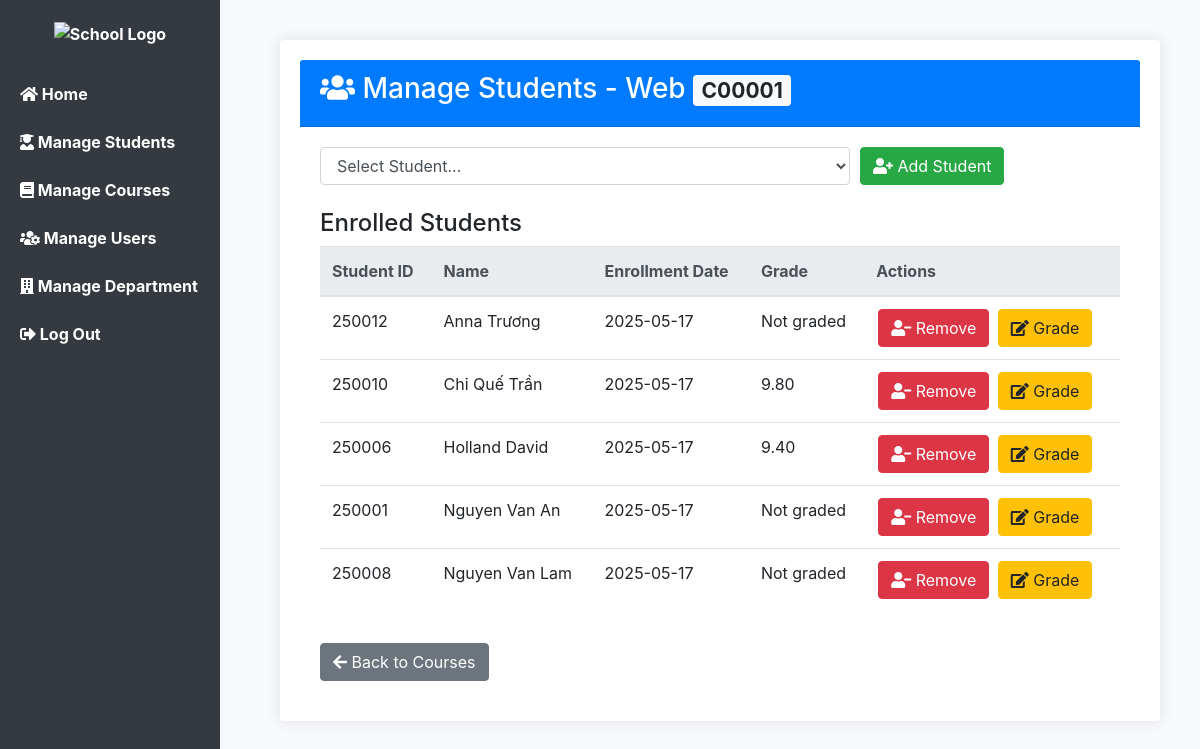
The app's page /Midterm/student_course.php?course_id=C00001 (signed in) with its own data.
### tables this page shows
CREATE TABLE `courses` (
  `course_id` varchar(20) NOT NULL,
  `course_name` varchar(100) NOT NULL,
  `credits` int(11) NOT NULL,
  `lecturer` varchar(100) DEFAULT NULL,
  `schedule` varchar(100) DEFAULT NULL,
  `created_at` timestamp NOT NULL DEFAULT current_timestamp()
);

CREATE TABLE `student_courses` (
  `id` int(11) NOT NULL,
  `student_id` varchar(20) NOT NULL,
  `course_id` varchar(20) NOT NULL,
  `enrollment_date` date NOT NULL,
  `grade` decimal(5,2) DEFAULT NULL
);

CREATE TABLE `student` (
  `student_id` int(11) NOT NULL,
  `student_name` varchar(100) NOT NULL,
  `dep_id` varchar(10) NOT NULL,
  `dob` date NOT NULL,
  `address` varchar(100) NOT NULL,
  `email` varchar(100) NOT NULL,
  `password` varchar(50) NOT NULL,
  `phone_number` varchar(20) NOT NULL,
  `img` text NOT NULL
);

### Midterm/student_course.php (the view, shortened to what this page needs)
<?php
include 'db.php';
$course_id = $_GET['course_id'] ?? null;
$course = $conn->query("SELECT * FROM courses WHERE course_id = '$course_id'")->fetch_assoc();
?>
<!DOCTYPE html>
<html lang="en">
<head>
    <link href="https://stackpath.bootstrapcdn.com/bootstrap/4.5.2/css/bootstrap.min.css" rel="stylesheet">
    <link href="https://cdnjs.cloudflare.com/ajax/libs/font-awesome/5.15.4/css/all.min.css" rel="stylesheet">
</head>
<body>
<?php include 'sidebar.php'; ?>
<div class="content">
    <div class="card">
        <div class="card-header bg-primary text-white">
            <h3>
                <i class="fas fa-users"></i> Manage Students - <?= htmlspecialchars($course['course_name']) ?>
                <span class="badge badge-light"><?= htmlspecialchars($course['course_id']) ?></span>
            </h3>
        </div>
        <div class="card-body">
            <form method="POST" class="mb-4">
                <div class="form-row align-items-center">
                    <div class="col-md-8">
                        <select name="student_id" class="form-control" required>
                            <option value="">Select Student...</option>
                        </select>
                    </div>
                    <div class="col-md-4">
                        <button type="submit" name="add_student" class="btn btn-success">
                            <i class="fas fa-user-plus"></i> Add Student
                        </button>
                    </div>
                </div>
            </form>
            <h4>Enrolled Students</h4>
            <div class="table-responsive">
                <table class="table table-hover">
                    <thead class="thead-light">
                        <tr>
                            <th>Student ID</th>
                            <th>Name</th>
                            <th>Enrollment Date</th>
                            <th>Grade</th>
                            <th>Actions</th>
                        </tr>
                    </thead>
                    <tbody>
                        <?php
                        $enrolled = $conn->query("
                            SELECT s.student_id, s.student_name, sc.enrollment_date, sc.grade
                            FROM student_courses sc
                            JOIN student s ON sc.student_id = s.student_id
                            WHERE sc.course_id = '$course_id'
                            ORDER BY s.student_name
                        ");
                        if ($enrolled->num_rows > 0):
                            while ($student = $enrolled->fetch_assoc()):
                        ?>
                        <tr>
                            <td><?= htmlspecialchars($student['student_id']) ?></td>
                            <td><?= htmlspecialchars($student['student_name']) ?></td>
                            <td><?= $student['enrollment_date'] ?></td>
                            <td>
                                <?= $student['grade'] ? htmlspecialchars($student['grade']) : 'Not graded' ?>
                            </td>
                            <td>
                                <a href="student_course.php?course_id=<?= $course_id ?>&remove=<?= $student['student_id'] ?>"
                                   class="btn btn-danger btn-action"
                                   onclick="return confirm('Remove this student from course?')">
                                    <i class="fas fa-user-minus"></i> Remove
                                </a>
                                <a href="grade.php?course_id=<?= $course_id ?>&student_id=<?= $student['student_id'] ?>"
                                   class="btn btn-warning btn-action">
                                    <i class="fas fa-edit"></i> Grade
                                </a>
                            </td>
                        </tr>
                        <?php
                            endwhile;
                        else:
                        ?>
                        <tr>
                            <td colspan="5" class="text-center">No students enrolled yet</td>
                        </tr>
                        <?php endif; ?>
                    </tbody>
                </table>
            </div>
            <a href="course.php" class="btn btn-secondary mt-3">
                <i class="fas fa-arrow-left"></i> Back to Courses
            </a>
        </div>
    </div>
</div>
</body>
</html>

### Midterm/student_course.php (style rules this page uses)
body { background-color: #f8f9fc; }
.content { margin-left: 240px; padding: 40px; }
.card { border: none; box-shadow: 0 0 15px rgba(0,0,0,0.1); padding: 20px; }
.btn-action { margin: 0 2px; }

### records on screen
courses: course_name "Web", course_id "C00001"
student_courses: student.student_id "250012", student.student_name "Anna Trương", enrollment_date "2025-05-17", shows "Not graded"
student_courses: student.student_id "250010", student.student_name "Chi Quế Trần", enrollment_date "2025-05-17", grade "9.80"
student_courses: student.student_id "250006", student.student_name "Holland David", enrollment_date "2025-05-17", grade "9.40"
student_courses: student.student_id "250001", student.student_name "Nguyen Van An", enrollment_date "2025-05-17", shows "Not graded"
student_courses: student.student_id "250008", student.student_name "Nguyen Van Lam", enrollment_date "2025-05-17", shows "Not graded"
